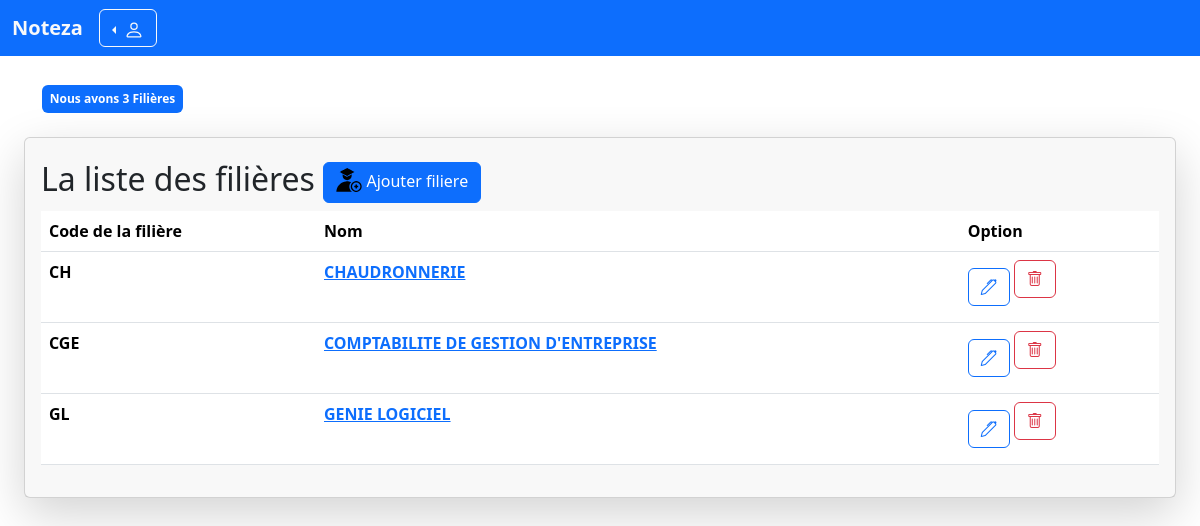
Screenshot of /all-filieres.php with the database file from the repository.
### tables this page shows
CREATE TABLE `filiere` (
  `idfiliere` int(11) NOT NULL,
  `nomfiliere` char(255) DEFAULT NULL,
  `codefiliere` char(255) DEFAULT NULL
);

### models/filiere.php (called while the page is built, shortened)
<?php
class Filiere {
    public function AllFiliere($conn){
        $req = $conn -> prepare("SELECT * FROM filiere");
        $req -> execute();
        return $req -> fetchAll();
    }
    public function getNumberOfFiliere($conn){
        $req = $conn -> prepare("SELECT * FROM filiere");
        $req -> execute();
        return $req -> rowCount();
    }
}
?>

### all-filieres.php (the view, shortened to what this page needs)
<?php
    require_once 'models/user.php';
    require_once 'models/filiere.php';
    $filiere = new Filiere();
    $allfiliere = $filiere -> AllFiliere($conn);
    require_once ('layouts/navbar.php');
    $nombreFiliere = $filiere -> getNumberOfFiliere($conn);
?>
<div class="container">
    <div class="row">
                <div class="col" style="margin-top:13px;">
                    <div class="py-2 badge text-bg-primary"> Nous avons <?=$nombreFiliere?> Filières</div>
                </div>
    </div>
</div>
<div class="col-xl-12 px-4  my-4">
<div class="shadow-lg card">
    <div class="card-header py-3 border-0 px-3">
        <h2 class="heading m-0 mr-5 ">La liste des filières
            <?php require_once 'add-filiere.php' ?>
        </h2>
<div class="table-responsive">
<table class="table" style="padding-left:4px">
    <thead>
        <tr>
            <th scope="col">Code de la filière</th>
            <th scope="col">Nom</th>
            <th scope="col">Option</th>
        </tr>
    </thead>
    <?php
        $rows = $filiere ->AllFiliere($conn);
        if ($rows > 0) {
        foreach ($rows as $row) { ?>
        <tr>
            <th scope="row"><?=$row['codefiliere']?></th>
            <th scope="row"><a href="all-matiere.php?filiere=<?=$row['idfiliere']?>"><?=$row['nomfiliere']?></a></th>
            <td scope="row" class="d-flex">
            <?php require 'modifier-filiere.php'; ?>
                <form action="controllers/filiere.php" onsubmit = "return Confirm()" class="mx-1" method="POST">
                    <button type="submit" name="supp" class="btn btn-outline-danger">
                        <i class="bi bi-trash"></i>
                    </button>
                </form>
            </td>
        </tr>
  <?php
}
}else {
echo "<tr><td colspan='7'>Aucun résultat trouvé</td></tr>"; }
echo "</table>";
?>
</div>
 </div>

### modifier-filiere.php (shortened to what this page needs)
<button type="button" class="btn btn-outline-primary my-2" data-bs-toggle="modal" data-bs-target="#edit<?=$row['idfiliere']?>">
    <i class="bi bi-pen"></i>
</button>

### rows the page displays
filiere: codefiliere "CH", nomfiliere "CHAUDRONNERIE"
filiere: codefiliere "CGE", nomfiliere "COMPTABILITE DE GESTION D'ENTREPRISE"
filiere: codefiliere "GL", nomfiliere "GENIE LOGICIEL"

### other values shown
$nombreFiliere "3"
